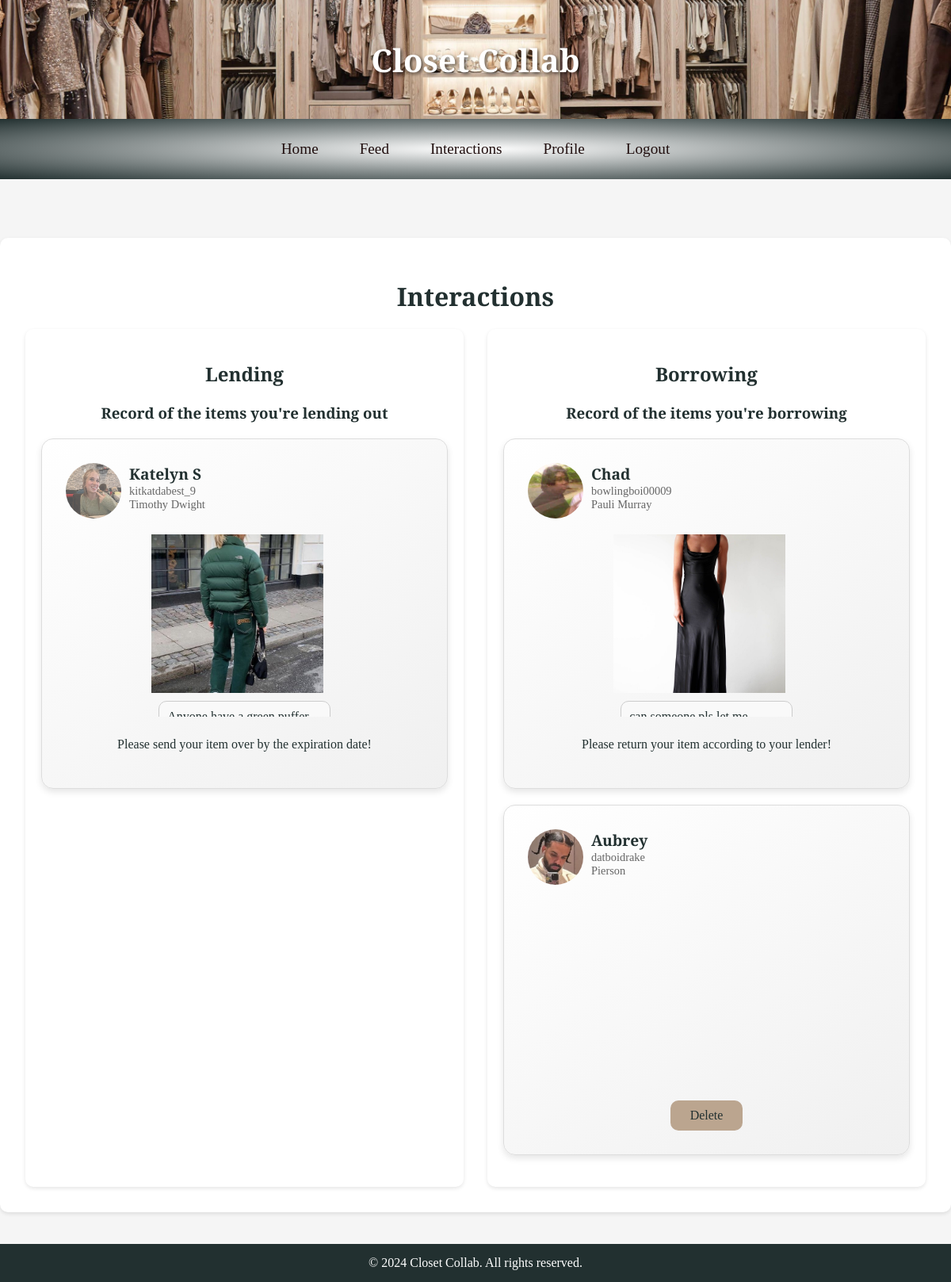
The app's page /interactions (signed in) with its own data.
### tables this page shows
CREATE TABLE "interactions" (
    inquiry_id INTEGER NOT NULL,
    status TEXT NOT NULL,
    lender_id INTEGER NOT NULL,
    user_id INTEGER NOT NULL,
    FOREIGN KEY (inquiry_id) REFERENCES inquiries(id),
    FOREIGN KEY (lender_id) REFERENCES users(id),
    FOREIGN KEY (user_id) REFERENCES users(id)
);

CREATE TABLE "users" (
    id INTEGER PRIMARY KEY AUTOINCREMENT,
    username TEXT UNIQUE NOT NULL,
    password TEXT NOT NULL,
    college TEXT NOT NULL,
    email TEXT NOT NULL,
    name TEXT NOT NULL, img_path TEXT NOT NULL DEFAULT 'profile/default.jpg');

CREATE TABLE "responses" (
    id INTEGER PRIMARY KEY AUTOINCREMENT,
    inquiry_id INTEGER NOT NULL,
    prosp_Lender_id INTEGER NOT NULL,
    time_published DATETIME DEFAULT CURRENT_TIMESTAMP NOT NULL,
    reply TEXT NOT NULL, img_path TEXT, lending_exp_date DATE,
    FOREIGN KEY(inquiry_id) REFERENCES inquiries(id),
    FOREIGN KEY(prosp_Lender_id) REFERENCES users(id)
);

### app.py (the view, shortened to what this page needs)
@app.route("/interactions", methods=["GET", "POST"])
@login_required
def interactions():
    db = get_db()
    curUser = session["user_id"]
    db.execute(
        """
        UPDATE interactions
        SET status = 'late'
        WHERE status = 'pending'
        AND inquiry_id IN (
            SELECT id
            FROM inquiries
            WHERE exp_date < DATE('now')
        )
        """
    )
    db.execute(
        """
        UPDATE interactions
        SET status = 'lost'
        WHERE status = 'in progress'
        AND inquiry_id IN (
            SELECT id
            FROM responses
            WHERE lending_exp_date < DATE('now')
        )
        """
    )
    borrow_interactions = db.execute(
    """
        SELECT
            inquiries.request, inquiries.exp_date, interactions.*,
            responses.lending_exp_date, responses.img_path AS item_img,
            users.name, users.username, users.img_path AS user_img, users.college
            FROM inquiries
            JOIN interactions ON inquiries.id = interactions.inquiry_id
            JOIN responses ON inquiries.id = responses.inquiry_id
            JOIN users ON interactions.lender_id = users.id
            WHERE interactions.user_id = ?
    """,(curUser, )).fetchall()
    lender_interactions = db.execute(
        """SELECT
            inquiries.request, inquiries.exp_date, interactions.*,
            responses.img_path, responses.lending_exp_date,
            users.name, users.username, users.img_path AS user_img, users.college
            FROM inquiries
            JOIN interactions ON inquiries.id = interactions.inquiry_id
            JOIN responses ON inquiries.id = responses.inquiry_id
            JOIN users ON interactions.user_id = users.id
            WHERE interactions.lender_id = ?
    """,(curUser, )).fetchall()
    db.commit()
    return render_template("interactions.html", borrow_interactions=borrow_interactions, lender_interactions=lender_interactions)

### app.py (called while the page is built)
def get_db():
    if 'db' not in g:
        g.db = sqlite3.connect('closet.db')
        g.db.row_factory = sqlite3.Row
    return g.db

@app.after_request
def after_request(response):
    response.headers["Cache-Control"] = "no-cache, no-store, must-revalidate"
    response.headers["Expires"] = 0
    response.headers["Pragma"] = "no-cache"
    return response

### helpers.py (called while the page is built)
def login_required(f):
    @wraps(f)
    def decorated_function(*args, **kwargs):
        if session.get("user_id") is None:
            return redirect("/login")
        return f(*args, **kwargs)
    return decorated_function

### templates/interactions.html (shortened to what this page needs)
{% extends "layout.html" %}
{% block main %}
    <h1 class="page-title">Interactions</h1>
    <div class="interactions-container">
        <div class="lending-container">
            <h2>Lending</h2>
            <h3 class="page-description">Record of the items you're lending out</h3>
            {% for interaction in lender_interactions %}
            <div class="interaction-card">
                <div class="card-header">
                    <img src="{{ url_for('static', filename=interaction.user_img) }}" alt="User Image" class="user-img" style="float: left; margin-left: 10px;">
                    <div class="inquiry-user-info">
                        <h3 class="name">{{ interaction.name }}</h3>
                        <p class="username">{{ interaction.username }}</p>
                        <p class="college">{{ interaction.college }}</p>
                    </div>
                </div>
                <div class="card-body">
                    {% if interaction.img_path %}
                        <img src="{{ url_for('static', filename=interaction.img_path) }}" alt="Item Image" class="item-img">
                    {% else %}
                        <p>No image uploaded yet.</p>
                    {% endif %}
                    <div class="request-box" onclick="showRequest(this)">
                        <p class="request-preview"></p>
                    </div>
                </div>
                <div class="card-footer">
                    {% if interaction.status == "pending" %}
                    <p>Please send your item over by the expiration date!</p>
                    {% elif interaction.status == "in progress" %}
                    <form action="/interactions" method="POST">
                            <input type="hidden" name="inquiry_id" value="{{ interaction.inquiry_id }}">
                            <button type="submit" name="returnButton" class="btn-primary">Returned Item?</button>
                        </form>
                    {% elif interaction.status == "lost" %}
                    <form action="/interactions" method="post">
                            <button class="delete-button">Delete</button>
                            <input type="hidden" id="inquiry_id_delete" name="inquiry_id_delete" value="{{ interaction.inquiry_id }}">
                        </form>
                    {% elif interaction.status == "late" %}
                    <p>Your transaction is late!</p>
                    {% elif interaction.status == "completed" %}
                    <form action="/interactions" method="post">
                            <button class="delete-button">Delete</button>
                            <input type="hidden" id="inquiry_id_delete" name="inquiry_id_delete" value="{{ interaction.inquiry_id }}">
                        </form>
                    {% endif %}
                </div>
            </div>
            {% endfor %}
        </div>
        <div class="borrowing-container">
            <h2>Borrowing</h2>
            <h3 class="page-description">Record of the items you're borrowing</h3>
            {% for interaction in borrow_interactions %}
            <div class="interaction-card">
                <div class="card-header">
                        <img src="{{ url_for('static', filename=interaction.user_img) }}" alt="User Image" class="user-img" style="float: left; margin-left: 10px;">
                    <div class="inquiry-user-info">
                        <h3 class="name">{{ interaction.name }}</h3>
                        <p class="username">{{ interaction.username }}</p>
                        <p class="college">{{ interaction.college }}</p>
                    </div>
                </div>
                <div class="card-body">
                    {% if interaction.item_img %}
                        <img src="{{ url_for('static', filename=interaction.item_img) }}" alt="Item Image" class="item-img">
                    {% else %}
                        <p>No image uploaded yet.</p>
                    {% endif %}
                    <div class="request-box" onclick="showRequest(this)">
                        <p class="request-preview"></p>
                    </div>
                </div>
                <div class="card-footer">
                    {% if interaction.status == "pending" %}
                    <form action="/interactions" method="POST">
                            <input type="hidden" name="inquiry_id" value="{{ interaction.inquiry_id }}">
                            <button type="submit" name="receiveButton" class="btn-primary">Received Item?</button>
                        </form>
                    {% elif interaction.status == "in progress" %}
                        <p>Please return your item according to your lender!</p>
                    {% elif interaction.status in ["late", "completed"] %}
                        <form action="/interactions" method="post">
                            <button class="delete-button">Delete</button>
                        </form>
                    {% endif %}
                </div>
            </div>
            {% endfor %}
        </div>
    </div>
{% endblock %}

### templates/layout.html (shortened to what this page needs)
<!DOCTYPE html>
<html lang="en">
<head>
    <link href="{{ url_for('static', filename='style.css') }}" rel="stylesheet">
</head>
<body>
    <div class="header-nav-container">
        <div class="header-img-container">
            <div class="title-container">
                <h1>Closet Collab</h1>
            </div>
        </div>
        <nav class="navbar navbar-container">
            <div class="container-fluid">
                <ul class="navbar-nav" id="navbarNav">
                    <li class="nav-item">
                        <a class="nav-link" href="{{ url_for('index') }}">Home</a>
                    </li>
                    <li class="nav-item">
                        <a class="nav-link" href="{{ url_for('feed') }}">Feed</a>
                    </li>
                    <li class="nav-item">
                        <a class="nav-link" href="{{ url_for('interactions') }}">Interactions</a>
                    </li>
                    <li class="nav-item">
                        <a class="nav-link" href="{{ url_for('profile') }}">Profile</a>
                    </li>
                    {% if not session.user_id %}
                        <li class="nav-item">
                            <a class="nav-link" href="{{ url_for('register') }}">Register</a>
                        </li>
                        <li class="nav-item">
                            <a class="nav-link" href="{{ url_for('login') }}">Login</a>
                        </li>
                    {% elif session.get('user_id') %}
                        <li class="nav-item">
                            <a class="nav-link" href="{{ url_for('logout') }}">Logout</a>
                        </li>
                    {% endif %}
                </ul>
            </div>
        </nav>
    </div>
    <main class="content">
        {% block main %}{% endblock %}
    </main>
    <footer class="footer">
        <p>&copy; 2024 Closet Collab. All rights reserved.</p>
    </footer>
</body>
</html>

### records on screen
interactions: img_path (picture), name "Katelyn S", username "kitkatdabest_9", college "Timothy Dwight", shows "Please send your item over by the expiration date!"
interactions: img_path (picture), name "Chad", username "bowlingboi00009", college "Pauli Murray", shows "Please return your item according to your lender!"
interactions: img_path (picture), name "Aubrey", username "datboidrake", college "Pierson"
